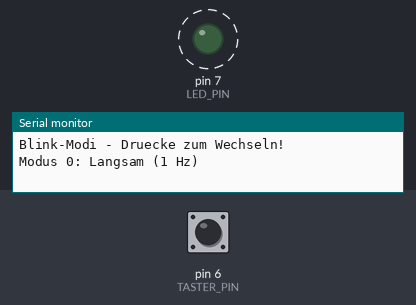
The sketch below on a simulated Arduino Uno, built with avr-gcc and run on an emulated ATmega328P. Shown: output pins drawn as LEDs (lit = HIGH), the last lines printed to the serial monitor. Dashed ring = blinking. The test bench sets the inputs (shaded band); at power-on: pin 6 (TASTER_PIN) HIGH.

Above: at 2.8 s.
2.9 s: pin 6 (TASTER_PIN) pulled LOW for 1.2 s
At 4.46 s:
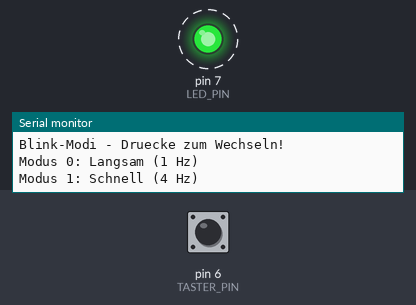
6.4 s: pin 6 (TASTER_PIN) pulled LOW for 1.2 s
9.9 s: pin 6 (TASTER_PIN) driven LOW
At 10.9 s:
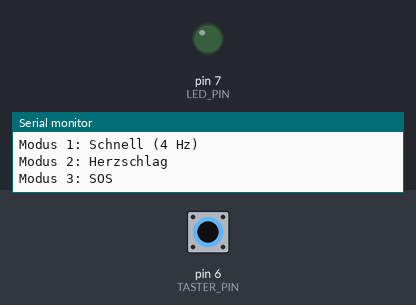
11.9 s: pin 6 (TASTER_PIN) driven HIGH
At 13.35 s:
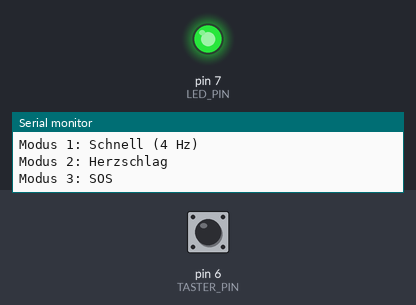
Timing chart, 0 to 16.4 s (numbered marks = the images above; inputs shaded):
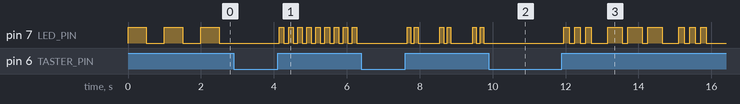

Measured:
- after the input at 2.9 s, pin 7 (LED_PIN): alternates HIGH for 0.13 s and LOW for 0.13 s, starting after 1.3 s
- after the input at 9.9 s, pin 7 (LED_PIN): stops changing and stays LOW
- after the input at 11.9 s, pin 7 (LED_PIN): LOW → HIGH after 0.06 s, → LOW 0.15 s later, → HIGH 0.15 s later, → LOW 0.15 s later, … (18 changes in this stretch)
- by itself, pin 7 (LED_PIN): alternates HIGH for 0.50 s and LOW for 0.50 s

The sketch:

challenge4_modi.ino
```cpp
// B03 Challenge 4: Blink-Modi wechseln
// Taster wechselt zwischen verschiedenen LED-Effekten

const int LED_PIN = 7;
const int TASTER_PIN = 6;

int modus = 0;
const int ANZAHL_MODI = 4;

void setup() {
  pinMode(LED_PIN, OUTPUT);
  pinMode(TASTER_PIN, INPUT_PULLUP);
  Serial.begin(9600);
  Serial.println("Blink-Modi - Druecke zum Wechseln!");
  zeigeModus();
}

void zeigeModus() {
  Serial.print("Modus ");
  Serial.print(modus);
  Serial.print(": ");
  switch (modus) {
    case 0: Serial.println("Langsam (1 Hz)"); break;
    case 1: Serial.println("Schnell (4 Hz)"); break;
    case 2: Serial.println("Herzschlag"); break;
    case 3: Serial.println("SOS"); break;
  }
}

void loop() {
  // Taster pruefen
  if (digitalRead(TASTER_PIN) == LOW) {
    delay(50);
    if (digitalRead(TASTER_PIN) == LOW) {
      modus = (modus + 1) % ANZAHL_MODI;
      zeigeModus();

      // Warten bis losgelassen
      while (digitalRead(TASTER_PIN) == LOW) {
        delay(10);
      }
      delay(50);
    }
  }

  // Aktuellen Modus ausfuehren
  switch (modus) {
    case 0:  // Langsam
      digitalWrite(LED_PIN, HIGH);
      delay(500);
      digitalWrite(LED_PIN, LOW);
      delay(500);
      break;

    case 1:  // Schnell
      digitalWrite(LED_PIN, HIGH);
      delay(125);
      digitalWrite(LED_PIN, LOW);
      delay(125);
      break;

    case 2:  // Herzschlag
      digitalWrite(LED_PIN, HIGH);
      delay(100);
      digitalWrite(LED_PIN, LOW);
      delay(100);
      digitalWrite(LED_PIN, HIGH);
      delay(100);
      digitalWrite(LED_PIN, LOW);
      delay(600);
      break;

    case 3:  // SOS
      // S (...)
      for (int i = 0; i < 3; i++) {
        digitalWrite(LED_PIN, HIGH);
        delay(150);
        digitalWrite(LED_PIN, LOW);
        delay(150);
      }
      delay(300);
      // O (---)
      for (int i = 0; i < 3; i++) {
        digitalWrite(LED_PIN, HIGH);
        delay(400);
        digitalWrite(LED_PIN, LOW);
        delay(150);
      }
      delay(300);
      // S (...)
      for (int i = 0; i < 3; i++) {
        digitalWrite(LED_PIN, HIGH);
        delay(150);
        digitalWrite(LED_PIN, LOW);
        delay(150);
      }
      delay(1000);
      break;
  }
}
```
